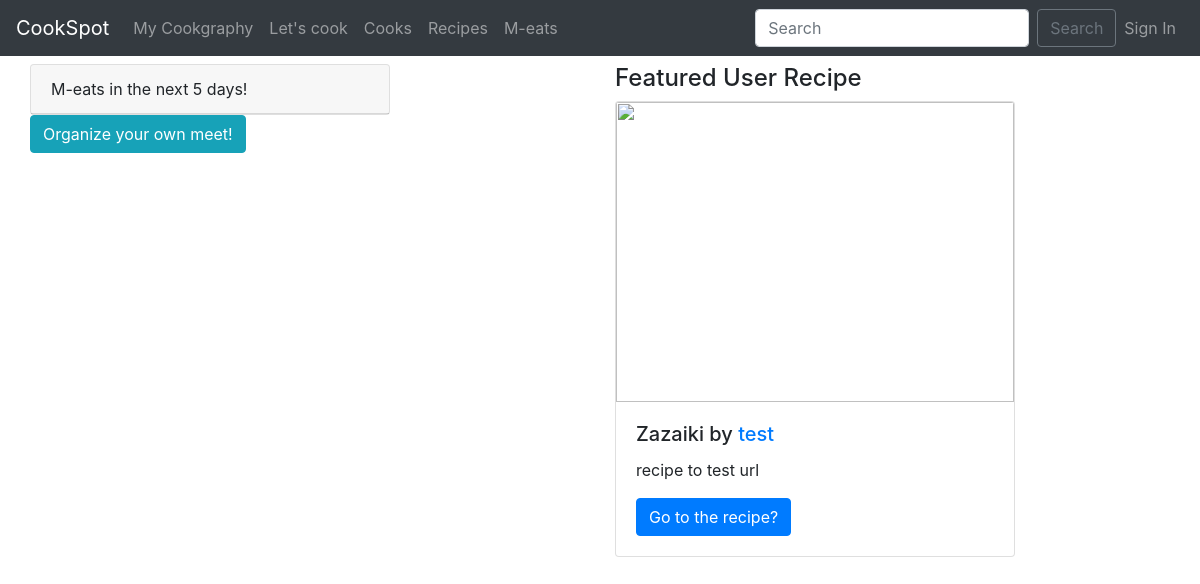
Before: / with the older database file.
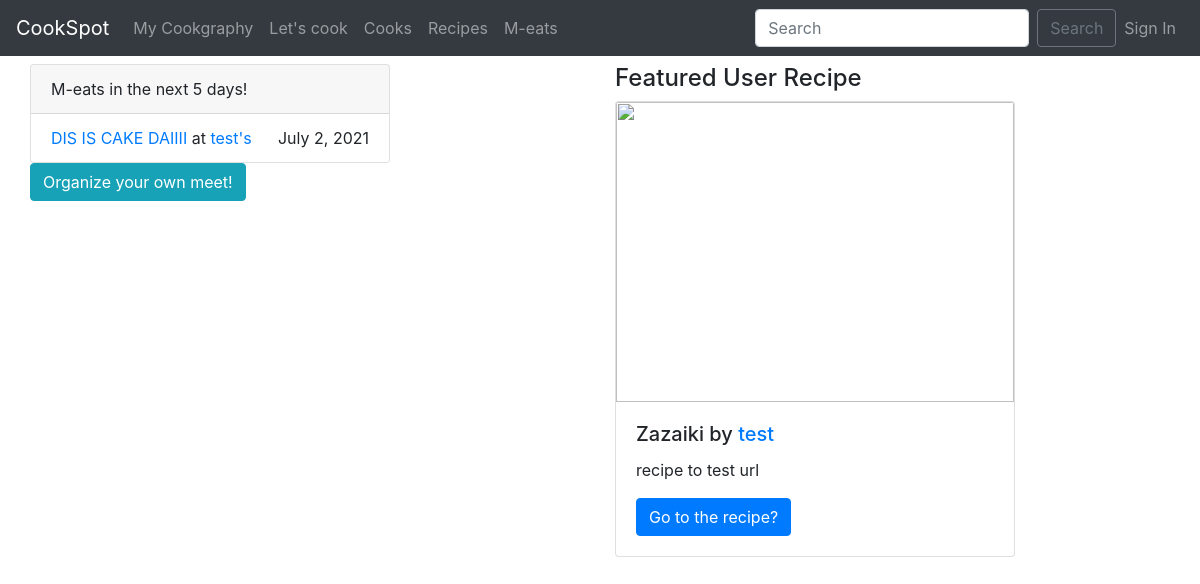
After: the same page with the newer database file.
### CookSpot/models.py (models this page shows, shortened)
class Meets(models.Model):
    user = models.ForeignKey(User, on_delete=models.CASCADE)
    recipe = models.ForeignKey(Recipe, on_delete=models.CASCADE)
    maximumparticipants = models.IntegerField(blank=True, null=True)
    participants = ManyToManyField(User, related_name="participants", blank=True)
    name = models.CharField(max_length=254)
    date = models.DateField()
    desc = models.TextField()

### CookSpot/views.py (the view)
# urls.py: path("", views.homepage, name="home"),
def homepage(response):
    recipe = Recipe.objects.all()[rand.randint(0,len(Recipe.objects.all()))]
    meets = []
    for x in range(0, 5):
      day = (today + datetime.timedelta(days=x))
      for meet in Meets.objects.all():
        if meet.date == day:
          meets.append(meet)
    return render(response, "homepage.html", {'recipe': recipe,'meets': meets})

### templates/homepage.html (shortened to what this page needs)
{% extends "index.html" %}
{% block content %}
<div class="container-fluid ">
  <div class="row py-2">
    <div class="col-sm-12 col-md-4 ">
      <div class="card">
        <div class="card-header">
          M-eats in the next 5 days!
        </div>
        <ul class="list-group list-group-flush">
          {% for meet in meets %}
            {% if user.is_authenticated %}
              <li class="list-group-item"><a href="/{{meet.user}}/meet/{{meet.name}}">{{meet.name}}</a> at <a href="/{{meet.user}}/myprofile">{{meet.user}}'s</a>
                <span style="float:right;"> {{meet.date}} </span>
              </li>
            {% else %}
              <li class="list-group-item"><a href="/accounts/login">{{meet.name}}</a> at <a href="/accounts/login">{{meet.user}}'s</a>
                <span style="float:right;"> {{meet.date}} </span>
              </li>
            {% endif %}
          {% endfor %}
        </ul>
      </div>
      {% if user.is_authenticated %}
      <a id="meetButton" class="btn btn-info" href="/{{user.username}}/newmeet">Organize your own meet!</a></p>
      {% else %}
      <a id="meetButton" class="btn btn-info" href="/accounts/login">Organize your own meet!</a></p>
      {% endif %}
    </div>
    <div class="col-6 offset-md-2">
      <div class="row">
        <div class="col-auto">
          <h4>Featured User Recipe</h4>
          <div class="card" style="width: 25rem;">
            <img class="card-img-top"
              {% if recipe.image != ""%}
              src="{{recipe.image}}"
              {% else %}
              src="https://upload.wikimedia.org/wikipedia/commons/thumb/6/65/No-Image-Placeholder.svg/488px-No-Image-Placeholder.svg.png"
              {% endif %}
              height="300"
            >
            <div class="card-body">
              <h5 class="card-title">{{recipe.name}}  by <a href="{% url 'web:myprofile' recipe.user %}">{{recipe.user}}</a></h5>
              <p class="card-text">{{recipe.description}}</p>
              {% if user.is_authenticated %}
              <a href="/{{user.username}}/recipe/{{recipe.name}}" class="btn btn-primary">Go to the recipe?</a>
              {% else %}
              <a href="/accounts/login" class="btn btn-primary">Go to the recipe?</a>
              {% endif %}
            </div>
          </div>
        </div>
      </div>
    </div>
  </div>
</div>
{% endblock %}

Changed rows visible on the page:
added Meets: name "DIS IS CAKE DAIIII", user "test", date "July 2, 2021"
